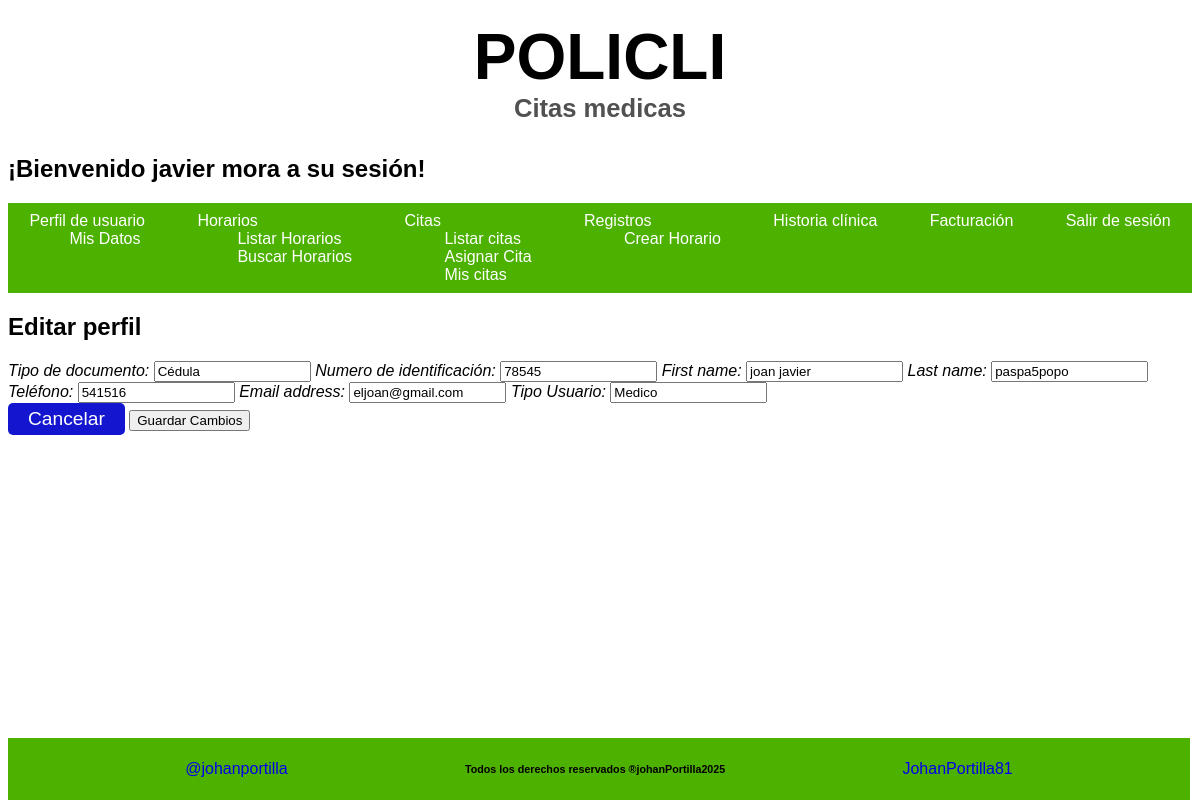
/sesion/cuenta/Editar/3/ (signed in), run on the app's committed database.
### Aplicaciones/Inicio/models.py (models this page shows, shortened)
class CreacionUser(AbstractUser):
    class Tipo_User(models.TextChoices):
        ADMIN = 'Administrador',
        PACIENTE = 'Paciente'
        MEDICO = 'Medico'
        RECEPCION = 'Recepcionista'
    class Tipo_id(models.TextChoices):
        CEDULA = 'Cédula'
        TARJETA_ID= 'Tarjeta Identidad'
        CED_EXT = 'Cédula Extranjería'
        PASAPORTE = 'Pasaporte'
    tipo_id = models.CharField( max_length=20 ,choices = Tipo_id.choices, default = Tipo_id.CEDULA, verbose_name='Tipo de documento'  )
    numero_id = models.PositiveBigIntegerField(null=False, blank=False,  verbose_name='Numero de identificación', unique=True, default=0)
    telefono = models.PositiveBigIntegerField(null= False, blank= False, verbose_name='Teléfono', default=0)
    tipo_usuario = models.CharField(max_length=20, choices = Tipo_User.choices, default = Tipo_User.PACIENTE, verbose_name='Tipo Usuario')
    fecha_actualizacion = models.DateTimeField (auto_now=True, verbose_name='Ultima Actualización')
    nombre_completo= models.CharField(max_length = 100, null=False, blank= False, verbose_name='Nombre completo')

### Aplicaciones/Inicio/views.py (the view, shortened to what this page needs)
@login_required # type: ignore
def editar_cuenta(request, pk):
    print("estamos jodidos")
    if request.method == 'GET':
        cuenta = get_object_or_404(CreacionUser, pk=pk)
        admin = request.user
        print(admin.username)
        form2 = PerfilUsuario(instance=cuenta)
        form = EditarUsuario(instance=cuenta)
        data = {
            'perfil': cuenta,
            'admin': admin,
            'titulo':'Editar perfil',
            'form': form,
            'form2':form2
        }
        return render(request, 'paginas/perfil.html', data)

### Aplicaciones/Inicio/forms.py
class EditarUsuario(forms.ModelForm):
    class Meta:
        model = CreacionUser
        fields = ['tipo_id', 'numero_id', 'first_name', 'last_name',
                  'telefono', 'email', 'tipo_usuario', 'username']
        help_texts = {
            'tipo_id': '',
            'numero_id': '',
            'first_name': '',
            'last_name': '',
            'telefono': '',
            'email': '',
            'tipo_usuario': '',
            'username': '',
        }

### templates/paginas/perfil.html (shortened to what this page needs)
{% extends 'index.html' %}
{% block contenido1 %}
<div class="bloque__formulario">
    <h2 class="bloque__subtitulo">{{titulo}}</h2>
    {% if admin.is_superuser %}
    <form class="formato__creacion" method="POST">
        {% csrf_token %}
        {{ form.as_p }}
        <input type="hidden" name="next" , value="{{ next }}" />
        <div class="btn_opcion">
            <a class="btn-secundary" href="{% url 'Principal' %}">Cancelar</a>
            <button class="envio" type="submit">Guardar Cambios</button>
        </div>
    </form>
    {% else %}
    <form class="formato__creacion " method="POST">
        {{ form.tipo_id.label_tag }}
        {{ form2.tipo_id }}
        {{ form.numero_id.label_tag }}
        {{ form2.numero_id }}
        {{ form.first_name.label_tag }}
        {{ form2.first_name }}
        {{ form.last_name.label_tag }}
        {{ form2.last_name }}
        {{ form.telefono.label_tag }}
        {{ form.telefono }}
        {{ form.email.label_tag }}
        {{ form.email }}
        {{ form.tipo_usuario.label_tag }}
        {{ form2.tipo_usuario }}
        <div class="btn_opcion">
            <a class="btn-secundary" href="{% url 'Principal' %}">Cancelar</a>
            <button class="envio" type="submit">Guardar Cambios</button>
        </div>
    {% endif %}
    </form>
</div>
{% endblock %}

### templates/bloques/navbar_sesion.html (shortened to what this page needs)
<header class="header">
    <h1 class="navbar__title">
        POLICLI
        <span class="navbar__subtitle">Citas medicas</span>
    </h1>
    <h2 class="titulo__sesion">¡Bienvenido {{ user.nombre_completo }} a su sesión!</h2>
    <div class="navar-container">
        <nav class="navbar">
            <ul class="navbar__list">
                <li class="navbar__item">
                    <a href="{% url 'Principal' %}" class="navbar__link">Perfil de usuario</a>
                    <ul>
                        <a href="{% url 'Perfiles' %}" class="navbar__link">Mis Datos</a>
                    </ul>
                </li>
                <li class="navbar__item">
                    <a href="#" class="navbar__link">Horarios</a>
                    <ul>
                        <a href="{% url 'Lista_Horarios' %}" class="navbar__link">Listar Horarios</a>
                    </ul>
                    <ul>
                        <a href="{% url 'Buscar_Horarios' %}" class="navbar__link">Buscar Horarios</a>
                    </ul>
                </li>
                <li class="navbar__item" >
                    <a href="#" class="navbar__link">Citas</a>
                    <ul>
                        <a href="{% url 'Registro_Citas' %}" class="navbar__link">Listar citas</a>
                    </ul>
                    <ul>
                        <a href="" class="navbar__link">Asignar Cita</a>
                    </ul>
                    <ul>
                        <a href="{% url 'Mis_citas' %}" class="navbar__link">Mis citas</a>
                    </ul>
                </li>
                <li class="navbar__item"><a href="#" class="navbar__link">Registros</a>
                    {% if user.is_superuser == True or user.tipo_usuario == 'Medico' %}
                    <ul>
                        <a href="{% url 'Registro_horario' %}" class="navbar__link">Crear Horario</a>
                    </ul>
                    {% endif %}
                </li>
                <li class="navbar__item">
                    <a href="#" class="navbar__link">Historia clínica</a>
                </li>
                <li class="navbar__item">
                    <a href="#" class="navbar__link">Facturación</a>
                </li>
                <li class="navbar__item">
                    <a href="{% url 'Sesion_Cerrada' %}" class="navbar__link">Salir de sesión</a>
                </li>
            </ul>
        </nav>
    </div>
</header>

### static/css/variables.css (style rules this page uses)
:root { --primary-950: #4DB100; --primary-900: #55B40C; --primary-800: #67BC26; --primary-700: #79C43F; --primary-600: #8BCC59; --primary-500: #9DD472; --primary-400: #AEDB8C; --primary-300: #C0E3A5; --primary-200: #D2EBBF; --primary-100: #EAF3D8; --primary-50: #F6FBF2; --secundary-950:#FED638; --secundary-900:#FED841; --secundary-800:#FEDC55; --secundary-700:#FEE069; --secundary-600:#FEE47D; --secundary-500:#FEE891; --secundary-400:#FEECA5; --secundary-300:#FEF0B9; --secundary-200:#FEF4CD; --secundary-100:#FEF8E1; --secundary-50:#FEFCF5; --white: #fff; --black: #000; --gray-950: #101010; --gray-900: #262626; --gray-800: #3B3B3B; --gray-700: #515151; --gray-600: #676767; --gray-500: #7D7D7D; --gray-400: #929292; --gray-300: #A8A8A8; --gray-200: #BEBEBE; --gray-100: #D4D4D4; --gray-50: #E9E9E9; --main-font: Helvetica, Arial, sans-serif; --fs-xxxxl: 8.0rem; --fs-xxxl: 6.4rem; --fs-xxl: 4.8rem; --fs-xl: 4.0rem; --fs-lg: 3.2rem; --fs-md: 2.4rem; --fs-sm: 2.0rem; --fs-xs: 1.6rem; --fs-xxs: 1.4rem; --fs-xxxs: 1.2rem; }

### static/css/body.css (style rules this page uses)
* { font-family: var(--main-font); }
body { display: flex; flex-direction: column; }

### static/css/inicio.css (style rules this page uses)
.header { position: sticky; top: 0; width: 100%; }
.navbar { padding: 5px; background-color: var(--primary-950); }
.navbar__title { margin: 0; padding: 12px; font-size: var(--fs-xl); text-align: center; display: flex; flex-direction: column; background-color: var(--white); }
.navbar__subtitle { font-size: var(--fs-xs); color: var(--gray-700); }
.navbar__list { list-style: none; padding: 4px; margin: 0; display: flex; gap: 40px; flex-grow: 1; justify-content: space-evenly; }
.navbar__link { text-decoration: none; color: var(--white); transition: color 0.3s ease; }
label { font-style: italic; }

### static/css/tablas.css (style rules this page uses)
[class^="btn-"] { border: none; padding: 5px 20px; text-align: center; text-decoration: none; display: inline-block; font-size: var(--fs-xxxs); cursor: pointer; border-radius: 5px; }
.btn-secundary { background-color: rgb(19, 22, 206); color: white; }

### data on the page
CreacionUser: nombre_completo "javier mora"
CreacionUser: tipo_id "Cédula", numero_id "78545", first_name "joan javier", last_name "paspa5popo", telefono "541516", email "eljoan@gmail.com", tipo_usuario "Medico"

### other printed values
{{ titulo }} "Editar perfil"
